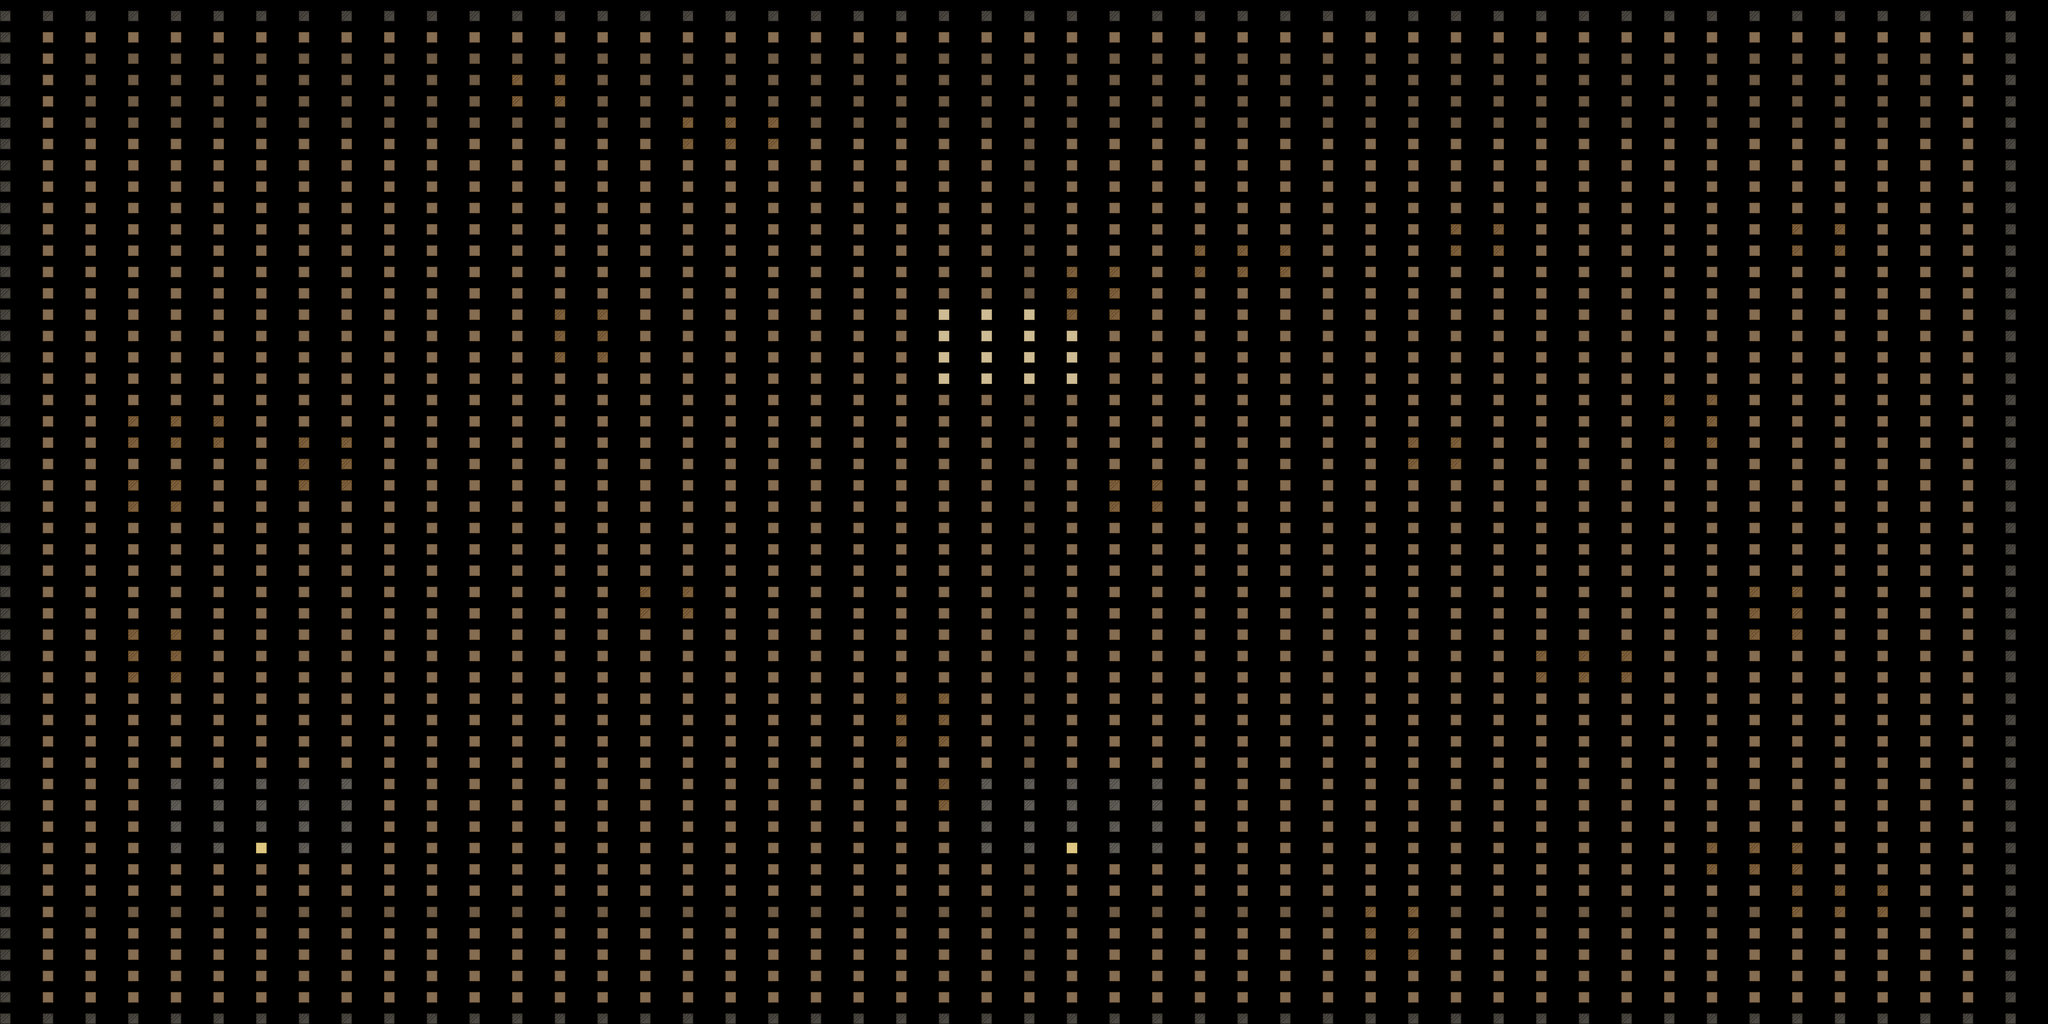

A 2D game scene composited from a Tiled map and its tileset images. What follows is a short description and the map's XML, with each tile layer's data collapsed to a summary:
An orthogonal 48x48 tile map with 64x32 px tiles, 1 tile layer (suelo).

<map version="1.10" tiledversion="1.10.2" orientation="orthogonal" renderorder="right-down" width="48" height="48" tilewidth="64" tileheight="32" infinite="0" nextlayerid="2" nextobjectid="1">
 <tileset firstgid="1" name="ciudad" tilewidth="16" tileheight="16" tilecount="36" columns="6">
  <image source="../textures/ciudad_tileset.png" width="96" height="96" />
  <tile id="1">
   <properties>
    <property name="collision" type="bool" value="true" />
   </properties>
  </tile>
  <tile id="3">
   <properties>
    <property name="collision" type="bool" value="true" />
   </properties>
  </tile>
  <tile id="6">
   <properties>
    <property name="collision" type="bool" value="true" />
   </properties>
  </tile>
  <tile id="7">
   <properties>
    <property name="collision" type="bool" value="true" />
   </properties>
  </tile>
  <tile id="8">
   <properties>
    <property name="collision" type="bool" value="true" />
   </properties>
  </tile>
  <tile id="9">
   <properties>
    <property name="collision" type="bool" value="true" />
   </properties>
  </tile>
  <tile id="10">
   <properties>
    <property name="collision" type="bool" value="true" />
   </properties>
  </tile>
  <tile id="11">
   <properties>
    <property name="collision" type="bool" value="true" />
   </properties>
  </tile>
  <tile id="12">
   <properties>
    <property name="collision" type="bool" value="true" />
   </properties>
  </tile>
  <tile id="13">
   <properties>
    <property name="collision" type="bool" value="true" />
   </properties>
  </tile>
  <tile id="14">
   <properties>
    <property name="collision" type="bool" value="true" />
   </properties>
  </tile>
  <tile id="15">
   <properties>
    <property name="collision" type="bool" value="true" />
   </properties>
  </tile>
  <tile id="16">
   <properties>
    <property name="collision" type="bool" value="true" />
   </properties>
  </tile>
  <tile id="17">
   <properties>
    <property name="collision" type="bool" value="true" />
   </properties>
  </tile>
  <tile id="18">
   <properties>
    <property name="collision" type="bool" value="true" />
   </properties>
  </tile>
  <tile id="19">
   <properties>
    <property name="collision" type="bool" value="true" />
   </properties>
  </tile>
  <tile id="24">
   <properties>
    <property name="collision" type="bool" value="true" />
   </properties>
  </tile>
  <tile id="25">
   <properties>
    <property name="collision" type="bool" value="true" />
   </properties>
  </tile>
  <tile id="26">
   <properties>
    <property name="collision" type="bool" value="true" />
   </properties>
  </tile>
  <tile id="28">
   <properties>
    <property name="collision" type="bool" value="true" />
   </properties>
  </tile>
  <tile id="32">
   <properties>
    <property name="collision" type="bool" value="true" />
   </properties>
  </tile>
  <tile id="35">
   <properties>
    <property name="collision" type="bool" value="true" />
   </properties>
  </tile>
 </tileset>
 <layer id="1" name="suelo" width="48" height="48">
  <data>[2304 cells, 2304 non-empty, 7 distinct tile ids]</data>
 </layer>
</map>
